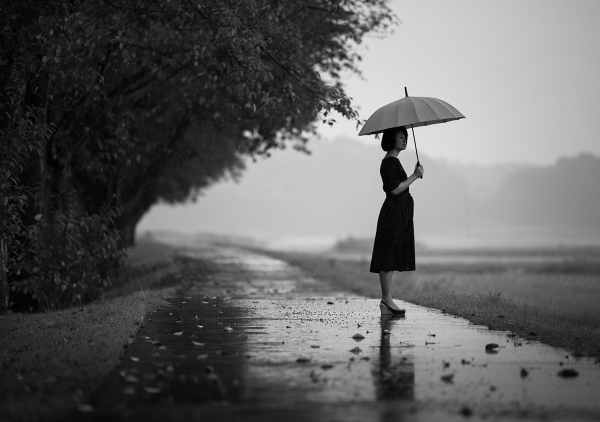
#> input picture Images/girl.jpg, 1200 x 844 px, found by its file name (shown at 1/2 size); its folder holds 2 pictures in this run
$ python main.py
#> lines starting #> are read from the running program, lines starting #| are printed output that depends on the picture
### GA.py
import numpy as np
from PIL import Image

def chromosome(image_path):
#> called with image_path = 'girl.jpg'
    image = Image.open(rf"Images\{image_path}")
#> image is the input picture: PIL image 1200x844 RGB; min 0, max 252, mean 97.1
    resized_image = image.resize((3000, 3000))
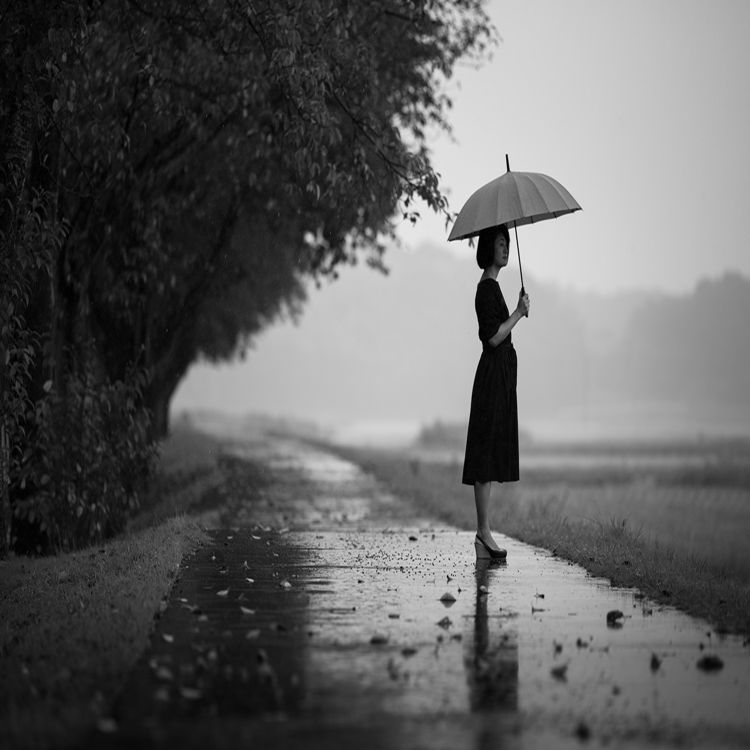
#> resized_image: PIL image 3000x3000 RGB (shown at 1/4 size); min 0, max 255, mean 97.1
    image_arr = np.array(resized_image)
    green_channel = image_arr[:, :, 1]
    image_flatten = list(green_channel.flatten())
#> image_flatten = 9000000 items
    return image_flatten

def population(image_paths):
    flatten_images = []
    for image_path in image_paths:
        image_flatten = chromosome(image_path).copy()
#> image_flatten = 9000000 items
        flatten_images.append(image_flatten)

    return flatten_images

def extract_genome(ch, x_points):
    extracted_genomes = []
    start = 0
    for x_point in x_points:
        genome = ch[start:x_point]
        extracted_genomes.append(genome)
        start = x_point

    last_genome = ch[start:]
    extracted_genomes.append(last_genome)

    if extracted_genomes[-1] == []:
        extracted_genomes.remove([])

    return extracted_genomes

def cross_over(population, x_points):

    children = []
    for i in range(0, len(population)-1, 2):
        extracted_genomes_1 = extract_genome(population[i], x_points)
        extracted_genomes_2 = extract_genome(population[i + 1], x_points)

        extracted_genomes_1_copy = extracted_genomes_1.copy()
        extracted_genomes_2_copy = extracted_genomes_2.copy()

        for j in range(1, len(extracted_genomes_1_copy), 2):
            extracted_genomes_1_copy[j] = extracted_genomes_2[j]
            extracted_genomes_2_copy[j] = extracted_genomes_1[j]

    children.append(extracted_genomes_1_copy)
    children.append(extracted_genomes_2_copy)

    return children

### main.py
import os
import random as rn
import numpy as np
from PIL import Image
from GA import *

image_dir = "directory of images"
image_paths = os.listdir(image_dir)

flatten_images = population(image_paths)
#> flatten_images = 1 item
#> (the run stopped early here; a loop or call above may not have finished)
